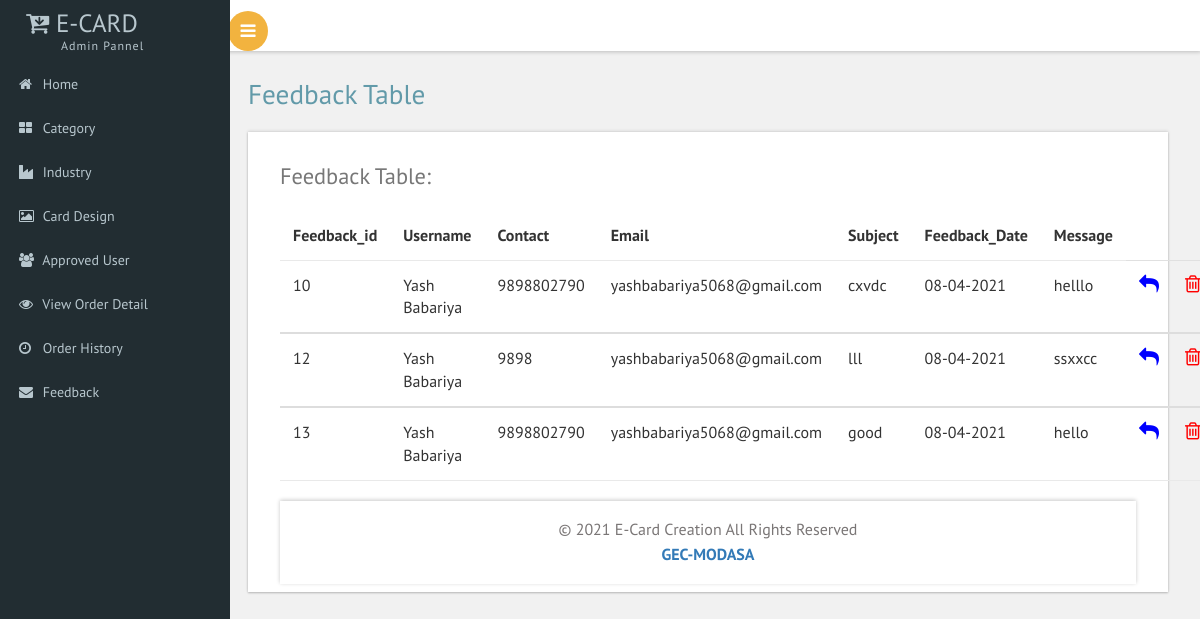
Page /aFeedback.php (signed in) on the committed database.
### tables this page shows
CREATE TABLE `feedback_info` (
  `Feedback_id` int(5) NOT NULL,
  `Username` text NOT NULL,
  `Contact` bigint(10) NOT NULL,
  `Email` varchar(150) NOT NULL,
  `Subject` text NOT NULL,
  `Feedback_Date` text NOT NULL,
  `Message` text NOT NULL
);

### web/aFeedback.php (the view, shortened to what this page needs)
		<?php
include "Header.php";
?>
<div class="main grid">
<div class="social grid">
<div class="grid-info">
		<div id="page-wrapper">
			<div class="main-page">
				<div class="tables">
					<h3 class="title1">Feedback Table</h3>
					<div class="panel-body widget-shadow">
						<h4>Feedback Table:</h4>
						<table class="table">
							<thead>
								<tr>
								  <th>Feedback_id</th>
								  <th>Username</th>
								  <th>Contact</th>
								  <th>Email</th>
								  <th>Subject</th>
								  <th>Feedback_Date</th>
								  <th>Message</th>
								</tr>
<?php
include "Connection.php";
$query="SELECT * FROM feedback_info";
$c=mysqli_query($con,$query);
while($row=mysqli_fetch_array($c))
{
	?>
<tbody>
	<tr>
		<td><?php echo $row['Feedback_id'];?></td>
		<td><?php echo $row['Username'];?></td>
		<td><?php echo $row['Contact'];?></td>
		<td><?php echo $row['Email'];?></td>
		<td><?php echo $row['Subject'];?></td>
		<td><?php echo $row['Feedback_Date'];?></td>
		<td><?php echo $row['Message'];?></td>
		<td><a href="FeedbackReply.php">
								  <i style="font-size:20px; color:blue" class="fa fa-reply" aria-hidden="true"></i>
								  <td>
								<a class="dropdown-item" onclick="return confirm('Are you sure you want to delete this record');"
			 href="feedbackdelete.php?id=<?php echo $row['Feedback_id'];?>"><i style="font-size:20px; color:red" class="fa fa-trash-o" aria-hidden="true"></i></a>
		</td>
	</tr>
</tbody>
	<?php
}
?>
</table>
<?php
include "Footer.php";
?>

### web/css/custom.css (style rules this page uses)
#page-wrapper { padding:5em 2em 2.5em; background-color: #F1F1F1; }

### rows in the picture
feedback_info: Feedback_id "10", Username "Yash Babariya", Contact "9898802790", Email "yashbabariya5068@gmail.com", Subject "cxvdc", Feedback_Date "08-04-2021", Message "helllo"
feedback_info: Feedback_id "12", Username "Yash Babariya", Contact "9898", Email "yashbabariya5068@gmail.com", Subject "lll", Feedback_Date "08-04-2021", Message "ssxxcc"
feedback_info: Feedback_id "13", Username "Yash Babariya", Contact "9898802790", Email "yashbabariya5068@gmail.com", Subject "good", Feedback_Date "08-04-2021", Message "hello"
